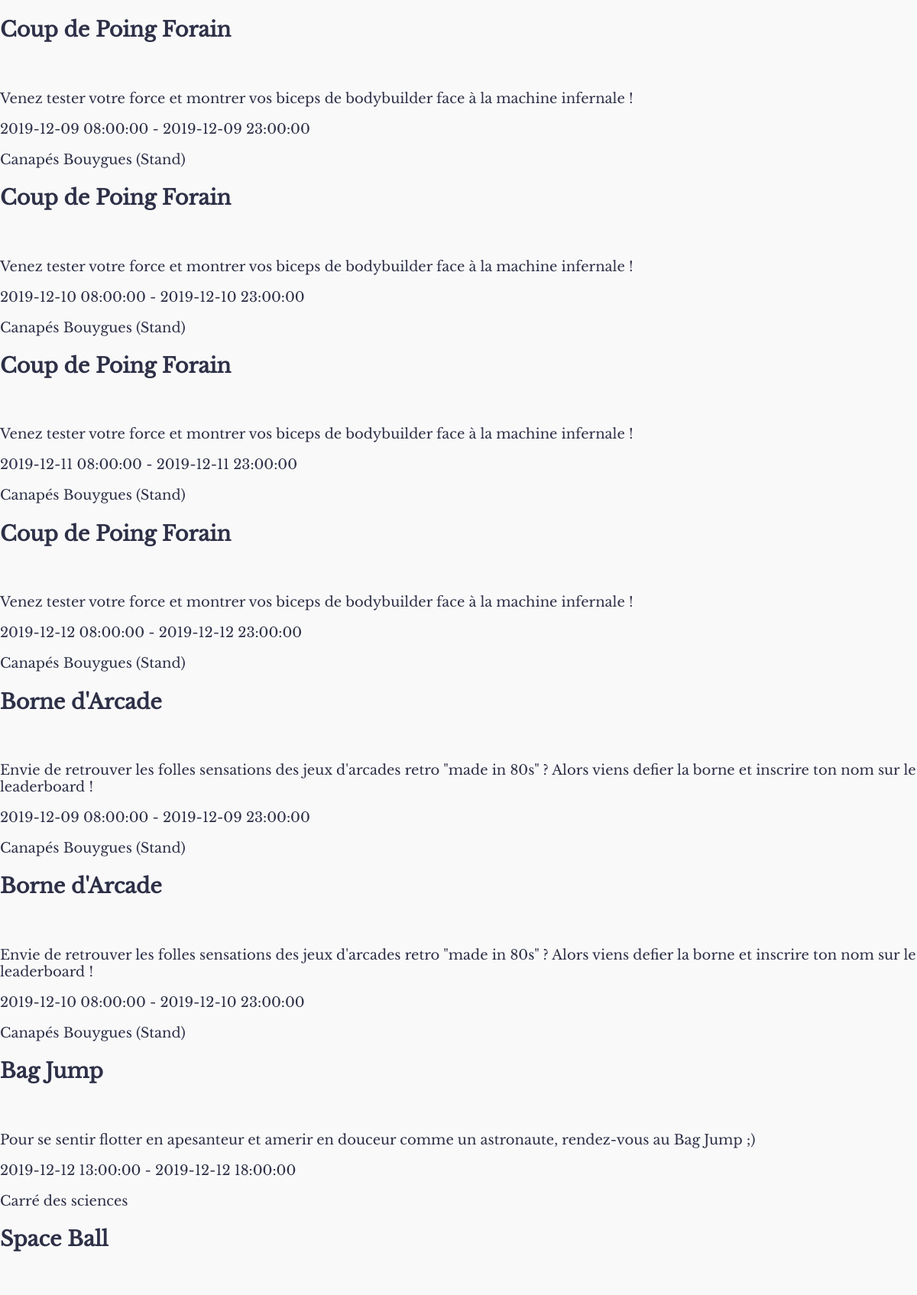
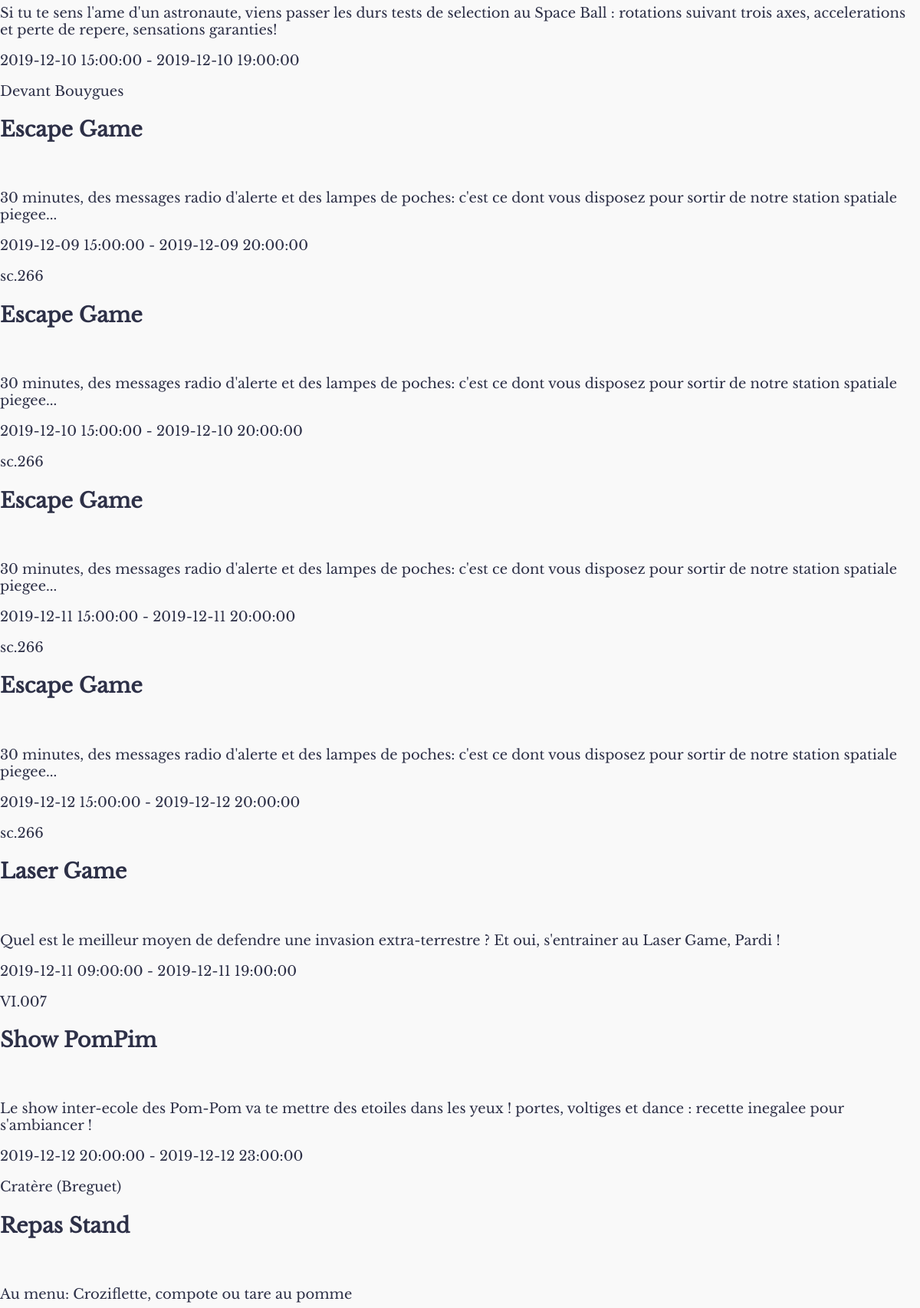
/calendar.php (upper part), run on the app's committed database (2 pictures, top to bottom).
### tables this page shows
CREATE TABLE `event` (
  `id` int(11) NOT NULL,
  `nom` varchar(255) NOT NULL,
  `description` text NOT NULL,
  `begin` datetime NOT NULL,
  `end` datetime NOT NULL,
  `lieu` varchar(255) NOT NULL,
  `type` varchar(100) NOT NULL
);

### calendar.php (the view, shortened to what this page needs)
<!DOCTYPE html>
<html>
  <head>
    <link rel="stylesheet" type="text/css" href="icofont.css">
    <link rel="stylesheet" type="text/css" href="bdecss.css">
  </head>
  <body style="overflow:auto;">
      <?php
      include("php/connect.php");
      $quest = $bdd->prepare('SELECT nom, description, begin, end, lieu, type FROM event') or die('502 - Internal Error');
      $quest->bind_result($nom,$desc,$begin,$end,$lieu,$type);
      $quest->execute();
      while($quest->fetch())
      {
        echo '<h2>'.$nom.'</h2><br/><p>'.$desc.'</p><p>'.$begin.' - '.$end.'</p><p>'.$lieu.'</p>';
      }
      ?>
  </body>
</html>

### bdecss.css (style rules this page uses)
body,html { margin: 0px; padding: 0px; outline: 0px; height: 100%; overflow: hidden; font-family: 'Baskerville',sans-serif; font-size: 18px; color: #2d3047; background: #F9F9F9; }

### data on the page
event: nom "Coup de Poing Forain", description "Venez tester votre force et montrer vos biceps de bodybuilder face à la machine infernale !", begin "2019-12-09 08:00:00", end "2019-12-09 23:00:00", lieu "Canapés Bouygues (Stand)"
event: nom "Coup de Poing Forain", description "Venez tester votre force et montrer vos biceps de bodybuilder face à la machine infernale !", begin "2019-12-10 08:00:00", end "2019-12-10 23:00:00", lieu "Canapés Bouygues (Stand)"
event: nom "Coup de Poing Forain", description "Venez tester votre force et montrer vos biceps de bodybuilder face à la machine infernale !", begin "2019-12-11 08:00:00", end "2019-12-11 23:00:00", lieu "Canapés Bouygues (Stand)"
event: nom "Coup de Poing Forain", description "Venez tester votre force et montrer vos biceps de bodybuilder face à la machine infernale !", begin "2019-12-12 08:00:00", end "2019-12-12 23:00:00", lieu "Canapés Bouygues (Stand)"
event: nom "Borne d'Arcade", description "Envie de retrouver les folles sensations des jeux d'arcades retro \"made in 80s\" ? Alors viens defier la borne et inscrire ton nom sur le leaderboard !", begin "2019-12-09 08:00:00", end "2019-12-09 23:00:00", lieu "Canapés Bouygues (Stand)"
event: nom "Borne d'Arcade", description "Envie de retrouver les folles sensations des jeux d'arcades retro \"made in 80s\" ? Alors viens defier la borne et inscrire ton nom sur le leaderboard !", begin "2019-12-10 08:00:00", end "2019-12-10 23:00:00", lieu "Canapés Bouygues (Stand)"
event: nom "Bag Jump", description "Pour se sentir flotter en apesanteur et amerir en douceur comme un astronaute, rendez-vous au Bag Jump ;)", begin "2019-12-12 13:00:00", end "2019-12-12 18:00:00", lieu "Carré des sciences"
event: nom "Space Ball", description "Si tu te sens l'ame d'un astronaute, viens passer les durs tests de selection au Space Ball : rotations suivant trois axes, accelerations et perte de repere, sensations garanties!", begin "2019-12-10 15:00:00", end "2019-12-10 19:00:00", lieu "Devant Bouygues"
event: nom "Escape Game", description "30 minutes, des messages radio d'alerte et des lampes de poches: c'est ce dont vous disposez pour sortir de notre station spatiale piegee...", begin "2019-12-09 15:00:00", end "2019-12-09 20:00:00", lieu "sc.266"
event: nom "Escape Game", description "30 minutes, des messages radio d'alerte et des lampes de poches: c'est ce dont vous disposez pour sortir de notre station spatiale piegee...", begin "2019-12-10 15:00:00", end "2019-12-10 20:00:00", lieu "sc.266"
event: nom "Escape Game", description "30 minutes, des messages radio d'alerte et des lampes de poches: c'est ce dont vous disposez pour sortir de notre station spatiale piegee...", begin "2019-12-11 15:00:00", end "2019-12-11 20:00:00", lieu "sc.266"
event: nom "Escape Game", description "30 minutes, des messages radio d'alerte et des lampes de poches: c'est ce dont vous disposez pour sortir de notre station spatiale piegee...", begin "2019-12-12 15:00:00", end "2019-12-12 20:00:00", lieu "sc.266"
event: nom "Laser Game", description "Quel est le meilleur moyen de defendre une invasion extra-terrestre ? Et oui, s'entrainer au Laser Game, Pardi !", begin "2019-12-11 09:00:00", end "2019-12-11 19:00:00", lieu "VI.007"
event: nom "Show PomPim", description "Le show inter-ecole des Pom-Pom va te mettre des etoiles dans les yeux ! portes, voltiges et dance : recette inegalee pour s'ambiancer !", begin "2019-12-12 20:00:00", end "2019-12-12 23:00:00", lieu "Cratère (Breguet)"
event: nom "Repas Stand", description "Au menu: Croziflette, compote ou tare au pomme"
